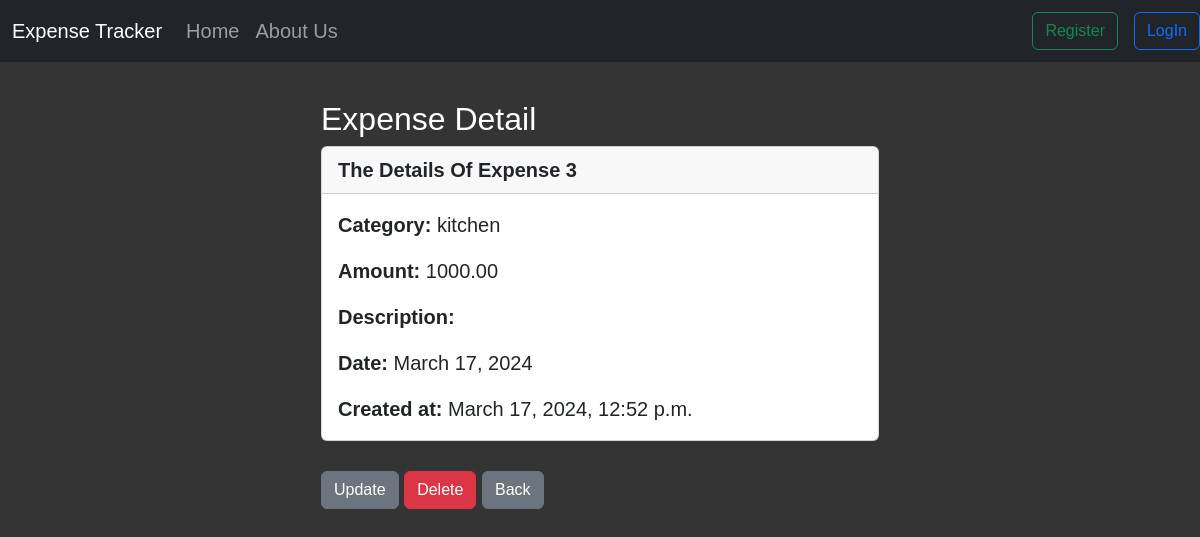
The page /expenseDetail/3 on the database as committed earlier.
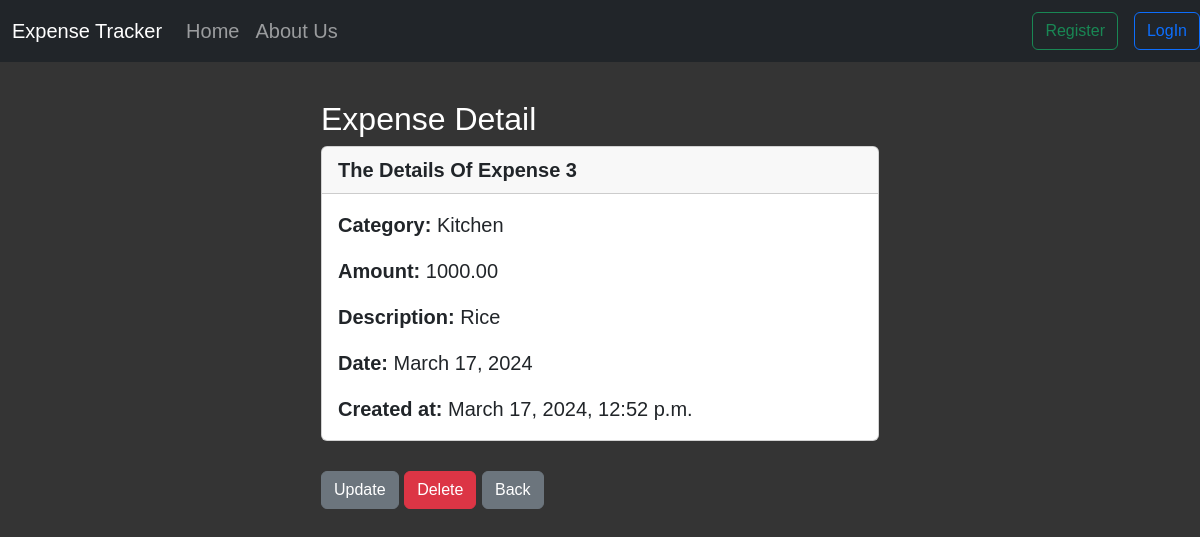
The same page on the database as committed later.
### website/models.py (models this page shows, shortened)
class Expense(models.Model):
    id = models.AutoField(primary_key=True)
    created_at = models.DateTimeField(auto_now_add=True)
    user = models.ForeignKey(User, on_delete=models.CASCADE)
    amount = models.DecimalField(max_digits=10, decimal_places=2)
    category = models.CharField(max_length=200)
    date = models.DateField()
    description = models.CharField(max_length=200)

### website/views.py (the view)
def expense_detail(request, pk):
    expenseDetail = Expense.objects.get(id=pk)
    return render(request, 'expenseDetail.html', {'expenseDetail': expenseDetail})

### website/templates/expenseDetail.html (shortened to what this page needs)
{% extends 'base.html' %} {% block content %}
<!DOCTYPE html>
<html lang="en">
  <head>
  </head>
  <body>
    <div class="col-md-6 offset-md-3">
      <h2>Expense Detail</h2>
      <div class="card">
        <div class="card-header">
          <strong>The Details Of Expense {{expenseDetail.id}}</strong>
        </div>
        <div class="card-body">
          <p class="card-text">
            <strong>Category: </strong>{{expenseDetail.category}}
          </p>
          <p class="card-text">
            <strong>Amount: </strong> {{expenseDetail.amount}}
          </p>
          <p class="card-text">
            <strong>Description: </strong>
            {{expenseDetail.description}}
          </p>
          <p class="card-text"><strong>Date: </strong>{{expenseDetail.date}}</p>
          <p class="card-text">
            <strong>Created at: </strong>{{expenseDetail.created_at}}
          </p>
        </div>
      </div>
      <br />
      <a
        href="{% url 'update_expense' expenseDetail.id %}"
        class="btn btn-secondary"
        >Update</a
      >
      <a
        href="{% url 'delete_expense' expenseDetail.id %}"
        class="btn btn-danger"
        >Delete</a
      >
      <a href="{% url 'userProfile' %}" class="btn btn-secondary">Back</a>
    </div>
  </body>
</html>
{%endblock%}

### website/templates/base.html (shortened to what this page needs)
<!DOCTYPE html>
<html lang="en">
  <head>
    <link
      href="https://cdn.jsdelivr.net/npm/bootstrap@5.3.3/dist/css/bootstrap.min.css"
      rel="stylesheet"
    />
    <link rel="stylesheet" type="text/css" href="styles.css" />
  </head>
  <body class="fs-5">
    {% include 'navbar.html' %}
    <div class="container">
      <br />
       {% block content %}{% endblock %}
    </div>
  </body>
</html>

### website/templates/navbar.html (shortened to what this page needs)
<!DOCTYPE html>
<html lang="en">
  <head>
  </head>
  <body>
    <nav class="navbar navbar-expand-lg navbar-dark bg-dark">
      <div class="container-fluid">
        <a class="navbar-brand" href="{%url 'home'%}">Expense Tracker</a>
        <div class="collapse navbar-collapse" id="navbarSupportedContent">
          <ul class="navbar-nav me-auto mb-2 mb-lg-0">
            <li class="nav-item">
              <a class="nav-link" aria-current="page" href="{%url 'home'%}"
                >Home</a
              >
            </li>
            <li class="nav-item">
              <a class="nav-link" aria-current="page" href="{%url 'about'%}"
                >About Us</a
              >
            </li>
          </ul>
        </div>
      </div>
      <div class="d-flex justify-content-end">
        {%if user.is_authenticated%}
        <a
          href="{%url 'logout'%}"
          class="btn btn-outline-danger ms-auto btm-lg me-3"
        >
          Logout
        </a>
        {%else%}
        <a href="{%url 'register'%}">
          <button class="btn btn-outline-success ms-auto btm-lg me-3">
            Register
          </button></a
        ><a href="{%url 'loginUser'%}"
          ><button class="btn btn-outline-primary float-end btm-lg">
            LogIn
          </button></a
        >
        {%endif%}
      </div>
    </nav>
  </body>
</html>

### website/templates/styles.css (style rules this page uses)
.container { padding-top: 50px; margin-top: 20px; }
body { background-color: rgb(52, 52, 52); color: white; font-family: "Gill Sans", "Gill Sans MT", Calibri, "Trebuchet MS", sans-serif; }

### website/templates/base.html (style rules this page uses)
.container { padding-top: 50px; margin-top: 20px; }
body { background-color: rgb(52, 52, 52); color: white; font-family: "Gill Sans", "Gill Sans MT", Calibri, "Trebuchet MS", sans-serif; }

### website/templates/navbar.html (style rules this page uses)
.navbar { position: fixed; top: 0; width: 100%; }

Rows that differ between the two databases and show on the page:
changed Expense id 3: category "kitchen" → "Kitchen"; description (not shown) → "Rice"
